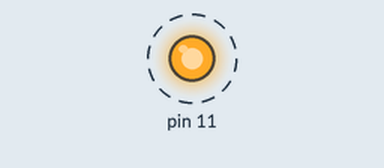
Bench run of a program on a simulated Raspberry Pi (header pin numbers). On the bench: output pins drawn as LEDs (lit = HIGH). Dashed ring = blinking. At 100.0 s the program stops and its outputs stay as they are.

Above: at 0.5 s.
Timing chart, 0 to 4.6 s (numbered marks = the images above):
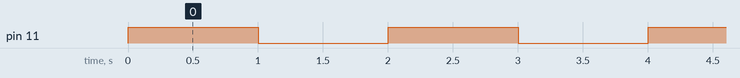

Measured:
- by itself, pin 11: alternates HIGH for 1.0 s and LOW for 1.0 s, 100 changes in all, then stays LOW

The program:

led.py
```python
import RPi.GPIO as GPIO
import time
# blinking function
def blink(pin):
        GPIO.output(pin,GPIO.HIGH)
        time.sleep(1)
        GPIO.output(pin,GPIO.LOW)
        time.sleep(1)
        return
# to use Raspberry Pi board pin numbers
GPIO.setmode(GPIO.BOARD)
# set up GPIO output channel
GPIO.setup(11, GPIO.OUT)
# blink GPIO17 50 times
for i in range(0,50):
        blink(11)
GPIO.cleanup()
```
